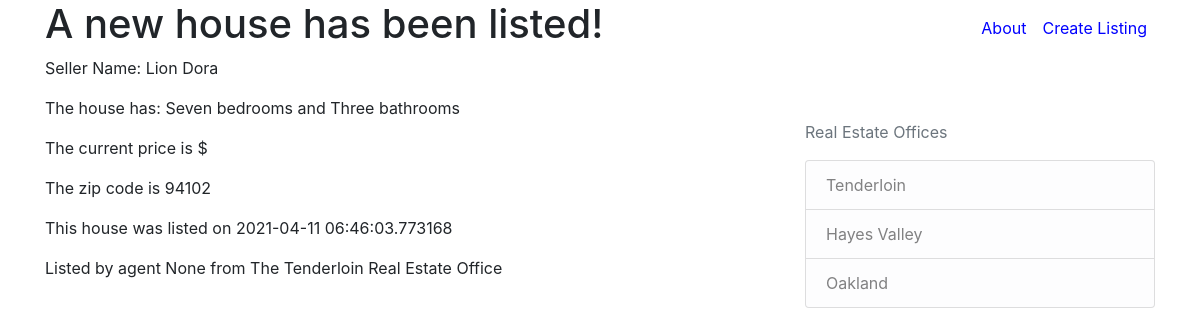
Page /home on the earlier database version.
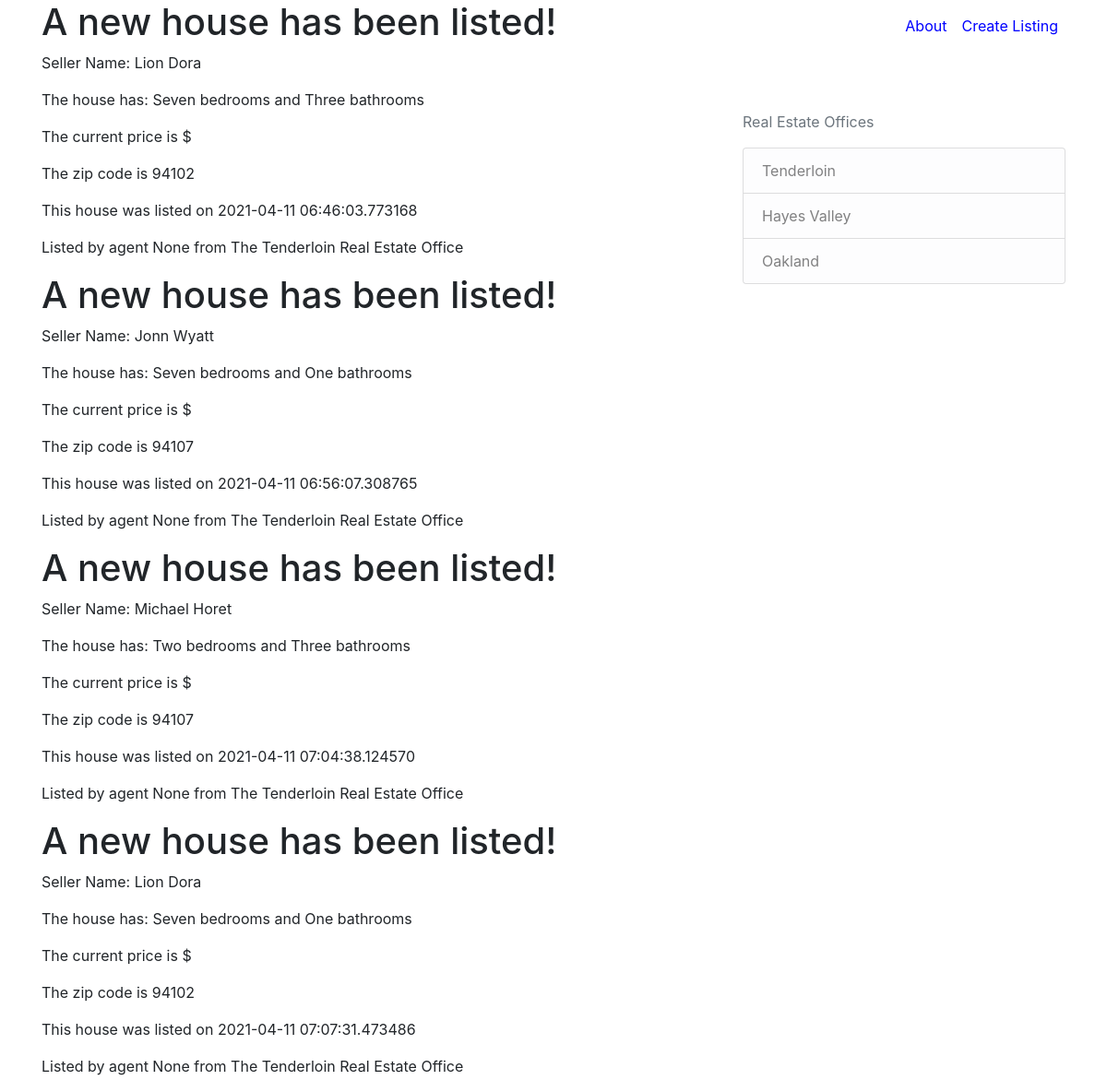
Same page on the later database version.
### real_estate/models.py (models this page shows, shortened)
class Listing(db.Model):
    id = db.Column(db.Integer, primary_key=True)
    seller = db.Column(db.String(100), nullable=False)
    date = db.Column(db.DateTime, nullable=False, default=datetime.utcnow)
    bedrooms = db.Column(db.String(100), nullable=False)
    bathrooms = db.Column(db.String(100), nullable=False)
    zipcode = db.Column(db.String(100), nullable=False)
    office = db.Column(db.String(100), nullable=False)
    agent_id = db.Column(db.Integer, db.ForeignKey('agent.id'), nullable=False)

### real_estate/routes.py (the view)
@app.route("/")
@app.route("/home")
def home():
    listings = Listing.query.all()
    return render_template('home.html', listings=listings)

### real_estate/templates/home.html
{% extends "layout.html" %}
{% block navigation%}
<a class="nav-item nav-link" href="{{ url_for('about') }}" style="color:blue">About</a>
<a class="nav-item nav-link" href="{{ url_for('new_listing') }}" style="color:blue">Create Listing</a>
{% endblock navigation %}
{% block content %}
    {% for listing in listings %}
        <h1>A new house has been listed!</h1>
        <p>Seller Name: {{ listing.seller }}</p>
        <p>The house has: {{ listing.bedrooms }} bedrooms and {{ listing.bathrooms }} bathrooms</p>
        <p>The current price is ${{ listing.price }}</p>
        <p>The zip code is {{ listing.zipcode }}</p>
        <p>This house was listed on {{ listing.date }}</p>
        <p>Listed by agent {{ listing.agent }} from The {{ listing.office }} Real Estate Office</p>
    {% endfor %}
{% endblock content %}

### real_estate/templates/layout.html (shortened to what this page needs)
<!DOCTYPE html>
<html>
    <head>
        <link rel="stylesheet" href="https://maxcdn.bootstrapcdn.com/bootstrap/4.0.0/css/bootstrap.min.css">
    </head>
    <body>
        <header class="site-header">
            <nav class="navbar navbar-expand-md navbar-dark bg-steel fixed-top">
              <div class="container">
                <div class="collapse navbar-collapse" id="navbarToggle">
                  <div class="navbar-nav">
                        {% block navigation %}{% endblock %}
                  </div>
                </div>
              </div>
            </nav>
          </header>
          <main role="main" class="container">
            <div class="row">
              <div class="col-md-8">
                {% block content %}{% endblock %}
              </div>
              <div class="col-md-4">
                <div class="content-section">
                    <br>
                    <br>
                    <br>
                    <br>
                    <br>
                  <p class='text-muted'>Real Estate Offices
                    <ul class="list-group">
                      <li class="list-group-item list-group-item-light">Tenderloin</li>
                      <li class="list-group-item list-group-item-light">Hayes Valley</li>
                      <li class="list-group-item list-group-item-light">Oakland</li>
                    </ul>
                  </p>
                </div>
              </div>
            </div>
          </main>
    </body>
</html>

Differences in the rows shown:
added Listing: seller "Jonn Wyatt", bedrooms "Seven", bathrooms "One", zipcode "94107", date "2021-04-11 06:56:07.308765", agent "None", office "Tenderloin"
added Listing: seller "Michael Horet", bedrooms "Two", bathrooms "Three", zipcode "94107", date "2021-04-11 07:04:38.124570", agent "None", office "Tenderloin"
added Listing: seller "Lion Dora", bedrooms "Seven", bathrooms "One", zipcode "94102", date "2021-04-11 07:07:31.473486", agent "None", office "Tenderloin"
